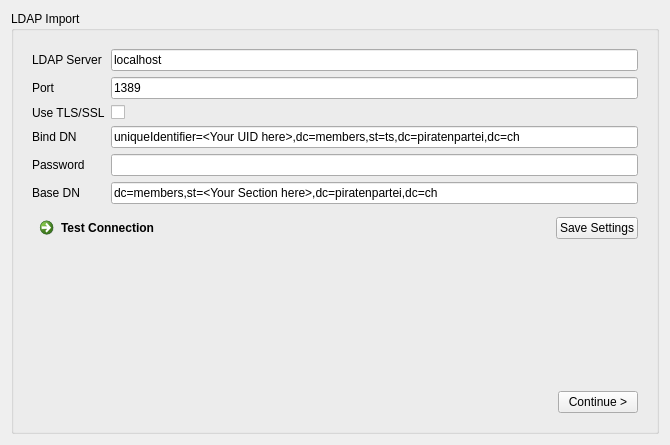
<?xml version="1.0" encoding="UTF-8"?>
<ui version="4.0">
 <class>LDAPImportForm</class>
 <widget class="QWidget" name="LDAPImportForm">
  <property name="geometry">
   <rect>
    <x>0</x>
    <y>0</y>
    <width>670</width>
    <height>445</height>
   </rect>
  </property>
  <property name="windowTitle">
   <string>Form</string>
  </property>
  <layout class="QVBoxLayout" name="verticalLayout_2">
   <item>
    <widget class="QGroupBox" name="groupBox">
     <property name="title">
      <string>LDAP Import</string>
     </property>
     <layout class="QVBoxLayout" name="verticalLayout_5">
      <item>
       <widget class="QStackedWidget" name="stackedWidget">
        <property name="currentIndex">
         <number>0</number>
        </property>
        <widget class="QWidget" name="page_1">
         <layout class="QVBoxLayout" name="verticalLayout">
          <item>
           <layout class="QFormLayout" name="formLayout">
            <property name="fieldGrowthPolicy">
             <enum>QFormLayout::ExpandingFieldsGrow</enum>
            </property>
            <item row="0" column="0">
             <widget class="QLabel" name="label">
              <property name="text">
               <string>LDAP Server</string>
              </property>
             </widget>
            </item>
            <item row="0" column="1">
             <widget class="QLineEdit" name="editServer">
              <property name="text">
               <string>localhost</string>
              </property>
             </widget>
            </item>
            <item row="1" column="0">
             <widget class="QLabel" name="label_2">
              <property name="text">
               <string>Port</string>
              </property>
             </widget>
            </item>
            <item row="1" column="1">
             <widget class="QLineEdit" name="editPort">
              <property name="inputMethodHints">
               <set>Qt::ImhDigitsOnly|Qt::ImhPreferNumbers</set>
              </property>
              <property name="inputMask">
               <string/>
              </property>
              <property name="text">
               <string>1389</string>
              </property>
             </widget>
            </item>
            <item row="2" column="0">
             <widget class="QLabel" name="label_8">
              <property name="text">
               <string>Use TLS/SSL</string>
              </property>
             </widget>
            </item>
            <item row="2" column="1">
             <widget class="QCheckBox" name="checkUseSSL">
              <property name="text">
               <string/>
              </property>
             </widget>
            </item>
            <item row="3" column="0">
             <widget class="QLabel" name="label_3">
              <property name="text">
               <string>Bind DN</string>
              </property>
             </widget>
            </item>
            <item row="3" column="1">
             <widget class="QLineEdit" name="editBindDN">
              <property name="text">
               <string>uniqueIdentifier=&lt;Your UID here&gt;,dc=members,st=ts,dc=piratenpartei,dc=ch</string>
              </property>
             </widget>
            </item>
            <item row="4" column="0">
             <widget class="QLabel" name="label_4">
              <property name="text">
               <string>Password</string>
              </property>
             </widget>
            </item>
            <item row="4" column="1">
             <widget class="QLineEdit" name="editPassword">
              <property name="echoMode">
               <enum>QLineEdit::Password</enum>
              </property>
             </widget>
            </item>
            <item row="5" column="0">
             <widget class="QLabel" name="label_5">
              <property name="text">
               <string>Base DN</string>
              </property>
             </widget>
            </item>
            <item row="5" column="1">
             <widget class="QLineEdit" name="editBaseDN">
              <property name="text">
               <string>dc=members,st=&lt;Your Section here&gt;,dc=piratenpartei,dc=ch</string>
              </property>
             </widget>
            </item>
           </layout>
          </item>
          <item>
           <layout class="QVBoxLayout" name="verticalLayout_6">
            <item>
             <layout class="QHBoxLayout" name="horizontalLayout_4">
              <item>
               <layout class="QHBoxLayout" name="horizontalLayout_5">
                <item>
                 <widget class="QCommandLinkButton" name="btnTestConnection">
                  <property name="text">
                   <string>Test Connection</string>
                  </property>
                 </widget>
                </item>
                <item>
                 <widget class="QLabel" name="labelConnectionState">
                  <property name="text">
                   <string/>
                  </property>
                 </widget>
                </item>
               </layout>
              </item>
              <item>
               <spacer name="horizontalSpacer_4">
                <property name="orientation">
                 <enum>Qt::Horizontal</enum>
                </property>
                <property name="sizeHint" stdset="0">
                 <size>
                  <width>40</width>
                  <height>20</height>
                 </size>
                </property>
               </spacer>
              </item>
              <item>
               <widget class="QPushButton" name="btnSaveData">
                <property name="text">
                 <string>Save Settings</string>
                </property>
               </widget>
              </item>
             </layout>
            </item>
            <item>
             <spacer name="verticalSpacer_3">
              <property name="orientation">
               <enum>Qt::Vertical</enum>
              </property>
              <property name="sizeHint" stdset="0">
               <size>
                <width>20</width>
                <height>40</height>
               </size>
              </property>
             </spacer>
            </item>
            <item>
             <layout class="QHBoxLayout" name="horizontalLayout">
              <item>
               <spacer name="horizontalSpacer">
                <property name="orientation">
                 <enum>Qt::Horizontal</enum>
                </property>
                <property name="sizeHint" stdset="0">
                 <size>
                  <width>40</width>
                  <height>20</height>
                 </size>
                </property>
               </spacer>
              </item>
              <item>
               <widget class="QPushButton" name="btnGoToSearch">
                <property name="text">
                 <string>Continue &gt;</string>
                </property>
               </widget>
              </item>
             </layout>
            </item>
           </layout>
          </item>
         </layout>
        </widget>
        <widget class="QWidget" name="page_2">
         <layout class="QVBoxLayout" name="verticalLayout_3">
          <item>
           <layout class="QGridLayout" name="gridLayout">
            <property name="topMargin">
             <number>0</number>
            </property>
            <item row="0" column="0">
             <widget class="QLabel" name="label_6">
              <property name="text">
               <string>Search</string>
              </property>
             </widget>
            </item>
            <item row="0" column="1">
             <widget class="QLineEdit" name="editSearch">
              <property name="text">
               <string>(objectClass=ppsPerson)</string>
              </property>
             </widget>
            </item>
            <item row="1" column="0">
             <widget class="QLabel" name="label_7">
              <property name="text">
               <string>Fields</string>
              </property>
             </widget>
            </item>
            <item row="1" column="1">
             <widget class="QLineEdit" name="editAttributes">
              <property name="inputMethodHints">
               <set>Qt::ImhHiddenText|Qt::ImhPreferLowercase</set>
              </property>
              <property name="text">
               <string>uniqueidentifier,uid,sn,givenname,street,postalcode,l,c,st,telephonenumber.mobile,ppsgender,ppscontributionclass,mail,employeetype,ppsbirthdate,ppsjoining,preferredlanguage,jpegphoto</string>
              </property>
             </widget>
            </item>
            <item row="2" column="0">
             <widget class="QLabel" name="label_9">
              <property name="text">
               <string>Extract Section</string>
              </property>
             </widget>
            </item>
            <item row="2" column="1">
             <widget class="QLineEdit" name="lineEdit">
              <property name="toolTip">
               <string>&lt;!DOCTYPE HTML PUBLIC &quot;-//W3C//DTD HTML 4.0//EN&quot; &quot;http://www.w3.org/TR/REC-html40/strict.dtd&quot;&gt;
&lt;html&gt;&lt;head&gt;&lt;meta name=&quot;qrichtext&quot; content=&quot;1&quot; /&gt;&lt;style type=&quot;text/css&quot;&gt;
p, li { white-space: pre-wrap; }
&lt;/style&gt;&lt;/head&gt;&lt;body style=&quot; font-family:'Sans Serif'; font-size:9pt; font-weight:400; font-style:normal;&quot;&gt;
&lt;p style=&quot; margin-top:0px; margin-bottom:0px; margin-left:0px; margin-right:0px; -qt-block-indent:0; text-indent:0px;&quot;&gt;Enter the Fieldname, followed by a doublepoint and a Regular Expression with one Matching-Group.&lt;/p&gt;
&lt;p style=&quot;-qt-paragraph-type:empty; margin-top:0px; margin-bottom:0px; margin-left:0px; margin-right:0px; -qt-block-indent:0; text-indent:0px;&quot;&gt;&lt;/p&gt;
&lt;p style=&quot; margin-top:0px; margin-bottom:0px; margin-left:0px; margin-right:0px; -qt-block-indent:0; text-indent:0px;&quot;&gt;If you search in the Field &lt;span style=&quot; font-weight:600;&quot;&gt;dn&lt;/span&gt; for the Section like &lt;span style=&quot; font-weight:600;&quot;&gt;st=SECTION&lt;/span&gt; (where the section is always lowercase and two Chars long), you should enter here: &lt;span style=&quot; font-weight:600;&quot;&gt;dn:^.*dc=([a-z]{2}).*$&lt;/span&gt;&lt;/p&gt;&lt;/body&gt;&lt;/html&gt;</string>
              </property>
              <property name="text">
               <string>dn:^.*,dc=([a-z]{2}).*$</string>
              </property>
             </widget>
            </item>
            <item row="2" column="2">
             <widget class="QPushButton" name="btnSearch">
              <property name="text">
               <string>Search</string>
              </property>
             </widget>
            </item>
           </layout>
          </item>
          <item>
           <widget class="QTableView" name="tableView"/>
          </item>
          <item>
           <layout class="QHBoxLayout" name="horizontalLayout_2">
            <property name="topMargin">
             <number>10</number>
            </property>
            <item>
             <widget class="QPushButton" name="btnGoToSettings">
              <property name="text">
               <string>&lt; Back</string>
              </property>
             </widget>
            </item>
            <item>
             <spacer name="horizontalSpacer_2">
              <property name="orientation">
               <enum>Qt::Horizontal</enum>
              </property>
              <property name="sizeHint" stdset="0">
               <size>
                <width>40</width>
                <height>20</height>
               </size>
              </property>
             </spacer>
            </item>
            <item>
             <widget class="QPushButton" name="btnGoToImport">
              <property name="text">
               <string>Continue &gt;</string>
              </property>
             </widget>
            </item>
           </layout>
          </item>
         </layout>
        </widget>
        <widget class="QWidget" name="page_3">
         <layout class="QVBoxLayout" name="verticalLayout_4">
          <item>
           <spacer name="verticalSpacer">
            <property name="orientation">
             <enum>Qt::Vertical</enum>
            </property>
            <property name="sizeHint" stdset="0">
             <size>
              <width>20</width>
              <height>40</height>
             </size>
            </property>
           </spacer>
          </item>
          <item>
           <widget class="QProgressBar" name="progressBar"/>
          </item>
          <item>
           <widget class="QLabel" name="labelImportState">
            <property name="text">
             <string>Import:</string>
            </property>
            <property name="alignment">
             <set>Qt::AlignCenter</set>
            </property>
            <property name="wordWrap">
             <bool>true</bool>
            </property>
           </widget>
          </item>
          <item>
           <spacer name="verticalSpacer_2">
            <property name="orientation">
             <enum>Qt::Vertical</enum>
            </property>
            <property name="sizeHint" stdset="0">
             <size>
              <width>20</width>
              <height>40</height>
             </size>
            </property>
           </spacer>
          </item>
          <item>
           <layout class="QHBoxLayout" name="horizontalLayout_3">
            <item>
             <widget class="QPushButton" name="btnEndBack">
              <property name="text">
               <string>&lt; Back</string>
              </property>
              <property name="checkable">
               <bool>false</bool>
              </property>
              <property name="checked">
               <bool>false</bool>
              </property>
              <property name="autoDefault">
               <bool>false</bool>
              </property>
              <property name="default">
               <bool>false</bool>
              </property>
             </widget>
            </item>
            <item>
             <spacer name="horizontalSpacer_3">
              <property name="orientation">
               <enum>Qt::Horizontal</enum>
              </property>
              <property name="sizeHint" stdset="0">
               <size>
                <width>40</width>
                <height>20</height>
               </size>
              </property>
             </spacer>
            </item>
           </layout>
          </item>
         </layout>
        </widget>
       </widget>
      </item>
     </layout>
    </widget>
   </item>
  </layout>
 </widget>
 <resources/>
 <connections/>
</ui>
